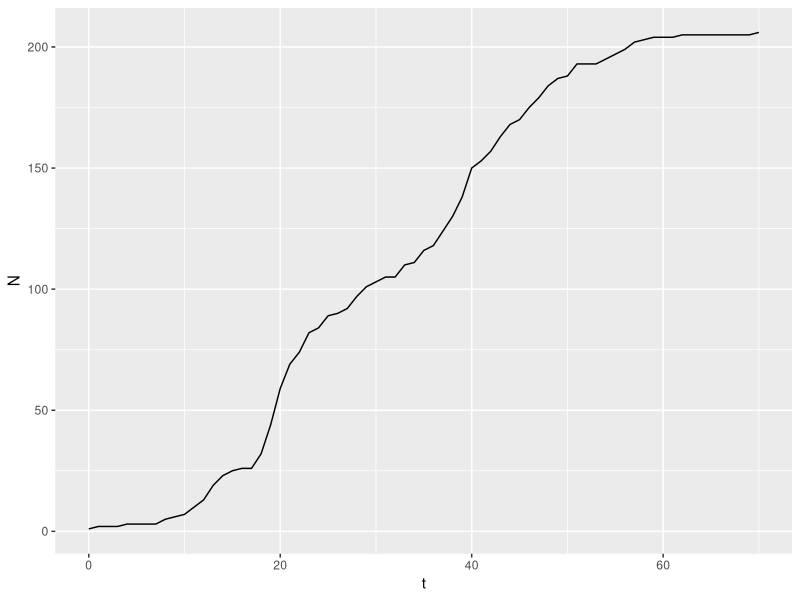
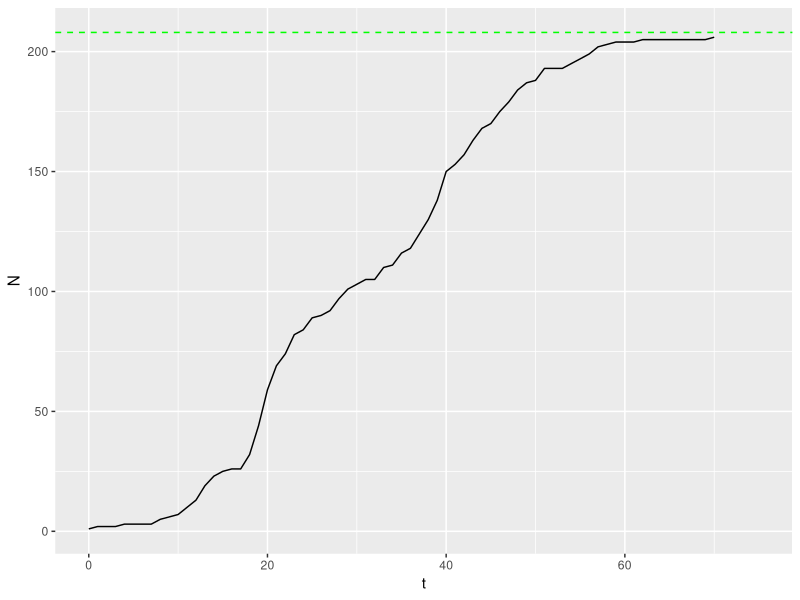
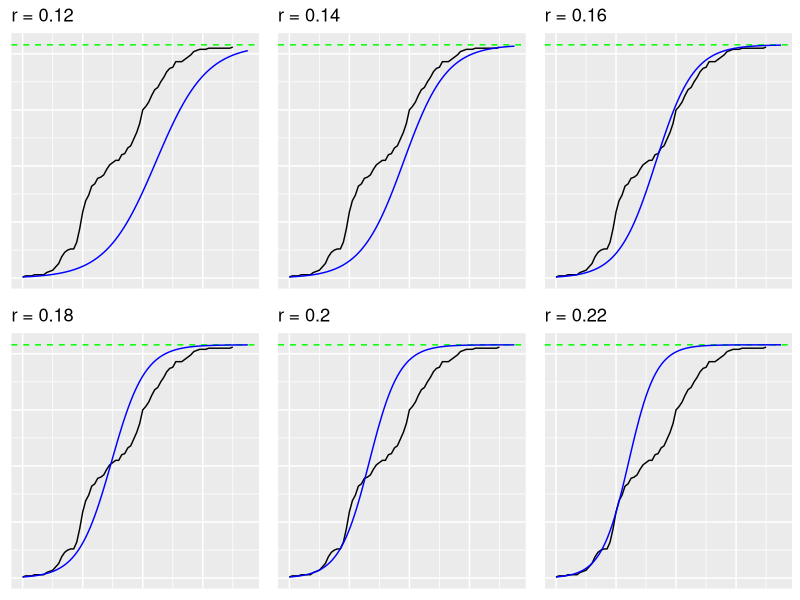
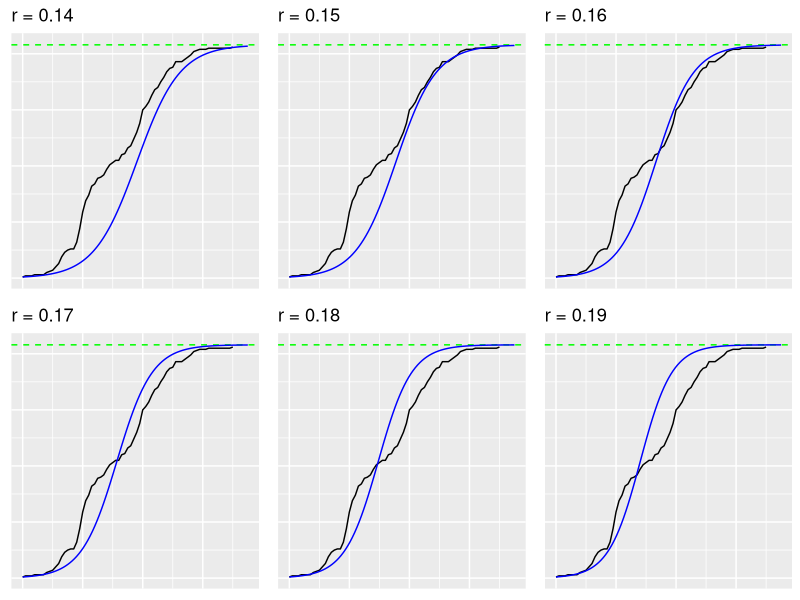

Generate these figures, in order, with R: (Note: this script raises an error after producing the figures.)
## ---- chunk 1
knitr::opts_knit$set(root.dir = '~/Desktop/bio_modelling_course/mod3/proj3/')
## ---- chunk 2
library(magrittr)
library(tidyverse)
library(gridExtra)

sars<-read_table('SARS.txt') %>% 
  mutate_all(funs(as.integer))
colnames(sars) <- c('t', 'N')

plt <- sars %>% 
  ggplot(aes(t, N)) +
  geom_line()
plt

plt2 <- plt + 
  geom_hline(yintercept = 208, 
             color='green',
             linetype='dashed') +
  xlim(0, 75)
plt2  

make_logit <- function(r) {
  list(Vectorize(function(t) 208/(1 + 207*exp(-r*t))), r)
}

find_r_plots <- function(model_builder, search_spaces) {
  map(search_spaces,
      function (space) {
        grid.arrange(grobs=map(map(space, model_builder),
                           function(l) {
                             plt2 + 
                               stat_function(fun=l[[1]], color='blue') +
                               ggtitle(str_c('r = ', l[[2]])) +
                               theme(axis.text = element_blank(),
                                     axis.ticks = element_blank(),
                                     axis.title = element_blank())
                           }),
                 nrow=2)
      }
  )
}

find_r_plots(make_logit, list(seq(0.12,0.22,by=0.02), seq(0.14,0.19,by=0.01)))

S <- function(model) {
  sars %>% 
    mutate(pred = model(t),
           res_sqrd = (N-pred)**2) %>% 
    summarise(S = sum(res_sqrd)) %>% 
    .$S
}

S(make_logit(0.17)[[1]])

eval_mods <- function(rs, model_builder) {
  data_frame(r=rs) %>% 
    mutate(S = map_dbl(map(rs, function(r) model_builder(r)[[1]]), S)) %>% 
    ggplot(aes(r,S)) +
    geom_point() + 
    scale_x_continuous(breaks=rs) 
}

eval_mods(seq(.12,.22,by=.01), make_logit)

make_mod_logit <- function(r) {
  list(Vectorize(function(t) 208/((1 + (208**5 - 1)*exp(-5*r*t)))**(1/5)), r)
}

find_r_plots(make_mod_logit, list(seq(0.12,0.22,by=0.02), seq(0.12,0.17,by=0.01)))

eval_mods(seq(.12,.22,by=.01), make_mod_logit)

S(make_mod_logit(0.14)[[1]])

make_mod_logit_2 <- function(r) {
  list(Vectorize(function(t) 208/((1 + 1.908*exp(-0.2*r*t)))**5), r)
}

find_r_plots(make_mod_logit_2, list(seq(0.38,0.48,by=0.02), seq(0.40,0.45,by=0.01)))

eval_mods(seq(0.38,0.48,by=0.01), make_mod_logit_2)

S(make_mod_logit_2(0.43)[[1]])

N1 <- function(t) 105/((1 + 10182*exp(-0.415*t)))**(0.504)
N2 <- function(t) 206/((1 + 146757*exp(-0.243*t)))**(0.154)

last_mod <- Vectorize(function(t) {
  if (t <= 31) N1(t)
  else N2(t)
})

plt2 + 
  stat_function(fun=last_mod, color='blue') +
  theme(axis.text = element_blank(),
        axis.ticks = element_blank(),
        axis.title = element_blank())

c(N1(31), N2(31))

S(last_mod)
## ---- chunk 3
library(magrittr)
library(tidyverse)
library(gridExtra)

r0 <- 0.08
u0 <- 80000
alpha <- 4000

xmin <- (r0*u0 + alpha)/r0**2

h <- Vectorize(function(t) {
  xmin + (alpha/r0)*t
})

x <- function(t, x0) {
  h(t) + (x0 - h(0))*exp(r0*t)
}
ts <- seq(0,100,by=0.2)
x0s <- xmin*seq(0.95,1.05,by=0.01)
xs <- map(map(x0s, function(x0) {function(t) x(t, x0)}),
    function(f) {f(ts)})
xs <- data.frame(xs)
colnames(xs) <- str_c('x', as.character(1:11))
plot_lines <- function(max_t) {
  xs %>% 
    mutate(t = ts) %>% 
    filter(t <= max_t) %>% 
    gather(key='key', value='value', -t) %>% 
    ggplot(aes(t, value, color=key)) +
    geom_line() + 
    theme(legend.position = 'none',
          axis.text.y = element_text(angle = 60),
          axis.title = element_blank())  
}
grid.arrange(grobs=map(c(10,30,50,100), plot_lines), nrow=2)

#############################################################################

euler <- function(diff, 
                  x0, y0, x_end, 
                  h, improv = F) {
  xs <- seq(x0, x_end + x_end%%h, by = h)
  ys <- rep(NA, length(xs))
  ys[1] <- y0
  for (i in 2:length(xs)) {
    ystar <- ys[i-1] + diff(xs[i-1], ys[i-1])*h
    if (improv) {
      ys[i] <- ys[i-1] + (diff(xs[i-1], ys[i-1]) + diff(xs[i], ystar))*h/2
    }
    else {
      ys[i] <- ystar
    }
  }
  data_frame(t=xs, x_euler=ys)
}

approx <- function(h, t_end = 10, improv = F) {
  euler(function(t, x) r0*x - u0 - alpha*t,
        0, 1700000, t_end, 
        h, improv) %>% 
    mutate(x_true = map_dbl(t, function(t) x(t,1700000)),
           error = x_euler - x_true,
           error_percent = error / x_true)
}

approx_plot <- function(h, t_end, improv, min_t) {
  if (improv) {
    name <- 'Improved Euler'
  }
  else {
    name <- 'Ordinary Euler'
  }
  approx(h, t_end, improv) %>% 
    filter(min_t<t) %>% 
    select(-error, -error_percent) %>% 
    gather(key='key', value='value', -t) %>% 
    ggplot(aes(t, value, color=key)) +
    geom_line() + 
    theme(legend.position = 'none',
          axis.text.y = element_text(angle=60),
          axis.title = element_blank()) +
    ggtitle(str_c(name, ';  h = ', h, ';  t = ', min_t, ',...,', t_end))
}

error_plot <- function(h, t_end, improv, min_t, error_type) {
  if (improv) {
    name <- 'Improved Euler'
  }
  else {
    name <- 'Ordinary Euler'
  }
  approx(h, t_end, improv) %>% 
    filter(min_t<t) %>% 
    ggplot(aes_string('t', error_type)) +
    geom_line() + 
    theme(axis.text.y = element_text(angle=60),
          axis.title = element_blank()) +
    ggtitle(str_c(name, ';  h = ', h, ';  t = ', min_t, ',...,', t_end))
}

grid.arrange(grobs = list(approx_plot(1, 10, F, 5), 
                          approx_plot(1, 50, F, 30),
                          approx_plot(1, 10, T, 5), 
                          approx_plot(1, 50, T, 30)),
             nrow=2)

grid.arrange(grobs = list(error_plot(1, 10, F, 5, 'error'), 
                          error_plot(1, 50, F, 30, 'error'),
                          error_plot(1, 10, T, 5, 'error'), 
                          error_plot(1, 50, T, 30, 'error')),
             nrow=2)

grid.arrange(grobs = list(error_plot(1, 10, F, 5, 'error_percent'), 
                          error_plot(1, 50, F, 30, 'error_percent'),
                          error_plot(1, 10, T, 5, 'error_percent'), 
                          error_plot(1, 50, T, 30, 'error_percent')),
             nrow=2)

grid.arrange(grobs = list(error_plot(0.01, 10, F, 5, 'error'), 
                          error_plot(0.5, 10, T, 5, 'error')),
             nrow=1)

h_threshold_ord <- uniroot(function(h) approx(h) %>% .$error %>% tail(1) + 100, c(0.01, 1))$root
h_threshold_improv <- uniroot(function(h) approx(h,improv=T) %>% .$error %>% tail(1) + 100, c(0.5, 1))$root
h_threshold_ord
h_threshold_improv
approx(h_threshold_ord, improv=F) %>% tail(1)
approx(h_threshold_improv, improv=T) %>% tail(1)

#############################################################################

r0 <- 0.08
u0 <- 80000
beta <- 0.06
xmin <- u0/(r0-beta)

h <- Vectorize(function(t) {
  xmin*exp(beta*t)
})

x <- function(t, x0) {
  h(t) + (x0 - h(0))*exp(r0*t)
}
ts <- seq(0,500,by=0.2)
x0s <- xmin*seq(0.95,1.05,by=0.01)
xs <- map(map(x0s, function(x0) {function(t) x(t, x0)}),
          function(f) {f(ts)})
xs <- data.frame(xs)
colnames(xs) <- str_c('x', as.character(1:11))
plot_lines <- function(tlims) {
  xs %>% 
    mutate(t = ts) %>% 
    filter(tlims[1] <= t , t <= tlims[2]) %>% 
    gather(key='key', value='value', -t) %>% 
    ggplot(aes(t, value, color=key)) +
    geom_line() + 
    theme(legend.position = 'none',
          axis.text.y = element_text(angle = 60),
          axis.title = element_blank())  
}
grid.arrange(grobs=map(list(c(0,5),c(0,10),c(0,25), c(0,50)), plot_lines), nrow=2)

r0 <- 0.08
u0 <- 80000
beta <- 0.1
xmin <- u0/(r0-beta)

h <- Vectorize(function(t) {
  xmin*exp(beta*t)
})

x <- function(t, x0) {
  h(t) + (x0 - h(0))*exp(r0*t)
}
ts <- seq(0,500,by=0.2)
x0s <- xmin*seq(0.95,1.05,by=0.01)
xs <- map(map(x0s, function(x0) {function(t) x(t, x0)}),
          function(f) {f(ts)})
xs <- data.frame(xs)
colnames(xs) <- str_c('x', as.character(1:11))
plot_lines <- function(tlims) {
  xs %>% 
    mutate(t = ts) %>% 
    filter(tlims[1] <= t , t <= tlims[2]) %>% 
    gather(key='key', value='value', -t) %>% 
    ggplot(aes(t, value, color=key)) +
    geom_line() + 
    theme(legend.position = 'none',
          axis.text.y = element_text(angle = 60),
          axis.title = element_blank())  
}
grid.arrange(grobs=map(list(c(0,5),c(0,10),c(0,25), c(0,50)), plot_lines), nrow=2)
